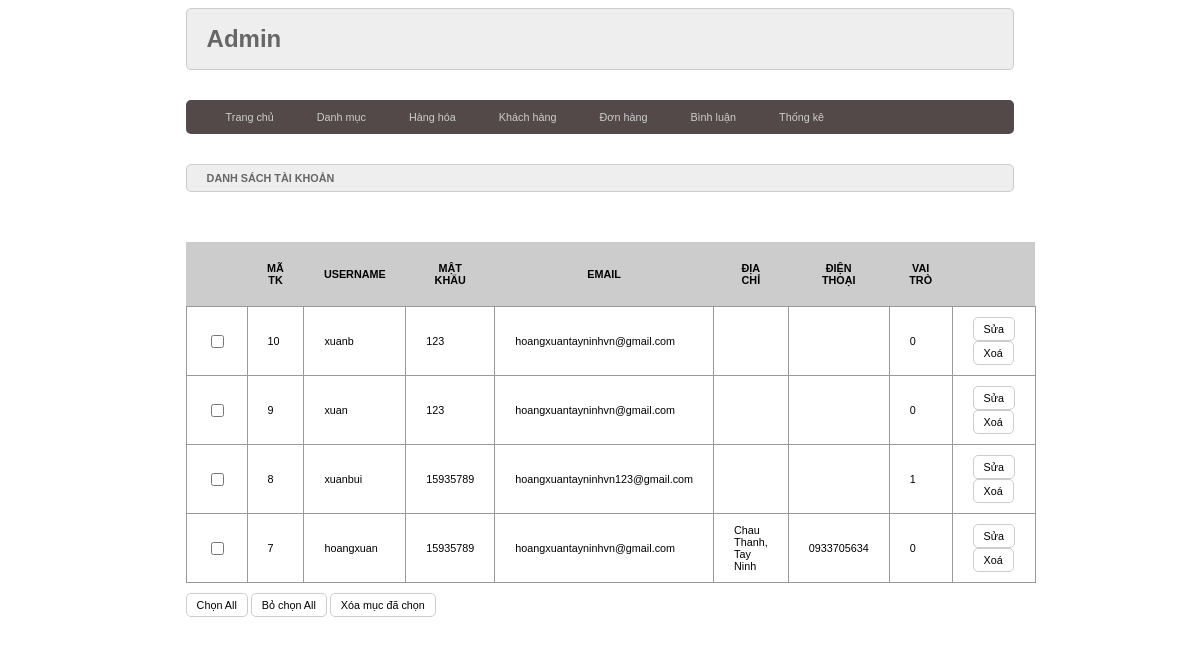
The app's page /admin/index.php?act=dskh with its own data.
### tables this page shows
CREATE TABLE `taikhoan` (
  `id` int(11) NOT NULL,
  `user` varchar(50) NOT NULL,
  `pass` varchar(50) NOT NULL,
  `email` varchar(255) NOT NULL,
  `diachi` varchar(255) DEFAULT NULL,
  `sdt` varchar(20) DEFAULT NULL,
  `role` tinyint(4) NOT NULL DEFAULT 0
);

### model/pdo.php (called while the page is built, shortened)
<?php
function pdo_get_connection(){
    $dburl = "mysql:host=localhost;dbname=dacsn;charset=utf8";
    $username = 'root';
    $password = '';
    $conn = new PDO($dburl, $username, $password);
    $conn->setAttribute(PDO::ATTR_ERRMODE, PDO::ERRMODE_EXCEPTION);
    return $conn;
}
function pdo_query($sql){
    $sql_args = array_slice(func_get_args(), 1);
    try{
        $conn = pdo_get_connection();
        $stmt = $conn->prepare($sql);
        $stmt->execute($sql_args);
        $rows = $stmt->fetchAll();
        return $rows;
    }
    catch(PDOException $e){
        throw $e;
    }
    finally{
        unset($conn);
    }
}

### model/taikhoan.php (called while the page is built, shortened)
<?php
        function loadall_taikhoan(){
            $sql = "select * from taikhoan order by id desc";
            $listdanhmuc=pdo_query($sql);
            return $listdanhmuc;
        }
?>

### admin/taikhoan/list.php (the view)
<div class="row">
        <div class="row frmtitle mb">
          <h1>DANH SÁCH TÀI KHOẢN</h1>
        </div>
        <div class="row frmcontent">
            <div class="row mb10 frmdsloai">
                <table>
                    <tr>
                        <th></th>
                        <th>MÃ TK</th>
                        <th>USERNAME</th>
                        <th>MẬT KHẨU</th>
                        <th>EMAIL</th>
                        <th>ĐỊA CHỈ</th>
                        <th>ĐIỆN THOẠI</th>
                        <th>VAI TRÒ</th>
                        <th></th>
                    </tr>
                    <?php
                        foreach($listtk as $tk){
                            extract($tk);
                            $suatk='index.php?act=suasp&id='.$id;
                            $xoatk='index.php?act=xoasp&id='.$id;
                            echo '
                            <tr>
                                <td><input type="checkbox" name="" id=""></td>
                                <td>'.$id.'</td>
                                <td>'.$user.'</td>
                                <td>'.$pass.'</td>
                                <td>'.$email.'</td>
                                <td>'.$diachi.'</td>
                                <td>'.$sdt.'</td>
                                <td>'.$role.'</td>
                                <td>
                                <a href="'.$suatk.'"><input type="button" value="Sửa"></a>
                                <a href="'.$xoatk.'"><input type="button" value="Xoá"></a>
                                </td>
                            </tr>
                            ';
                        }
                    ?>
                </table>
            </div>
          <div class="row mb10">
            <input type="button" value="Chọn All" />
            <input type="button" value="Bỏ chọn All" />
            <input type="button" value="Xóa mục đã chọn" />
          </div>
        </div>
      </div>

### view/css/style.css (style rules this page uses)
* { box-sizing: border-box; font-family: sans-serif; font-size: 0.9vw; }
.row { float: left; width: 100%; }
.mb { margin-bottom: 30px; }
.mb10 { margin-bottom: 10px; }
.formtaikhoan input[type="submit"], .formtaikhoan input[type="reset"], .frmcontent input[type="submit"], .frmcontent input[type="reset"], .frmcontent input[type="button"] { background-color: white; border: 1px #CCC solid; padding: 5px 10px; border-radius: 5px; }
.frmtitle { background-color: #EEE; border: 1px #CCC solid; border-radius: 5px; color: #666; padding: 0px 20px; }
.frmcontent { padding: 20px 0px }
.frmdsloai table { width: 100%; border-collapse: collapse; }
.frmdsloai table th { padding: 20px; background-color: #CCC; }
.frmdsloai table td { padding: 10px 20px; border: 1px #999 solid; }
* { box-sizing:border-box }

### records on screen
taikhoan: id "10", user "xuanb", pass "123", email "hoangxuantayninhvn@gmail.com", role "0"
taikhoan: id "9", user "xuan", pass "123", email "hoangxuantayninhvn@gmail.com", role "0"
taikhoan: id "8", user "xuanbui", pass "15935789", email "hoangxuantayninhvn123@gmail.com", role "1"
taikhoan: id "7", user "hoangxuan", pass "15935789", email "hoangxuantayninhvn@gmail.com", diachi "Chau Thanh, Tay Ninh", sdt "0933705634", role "0"
